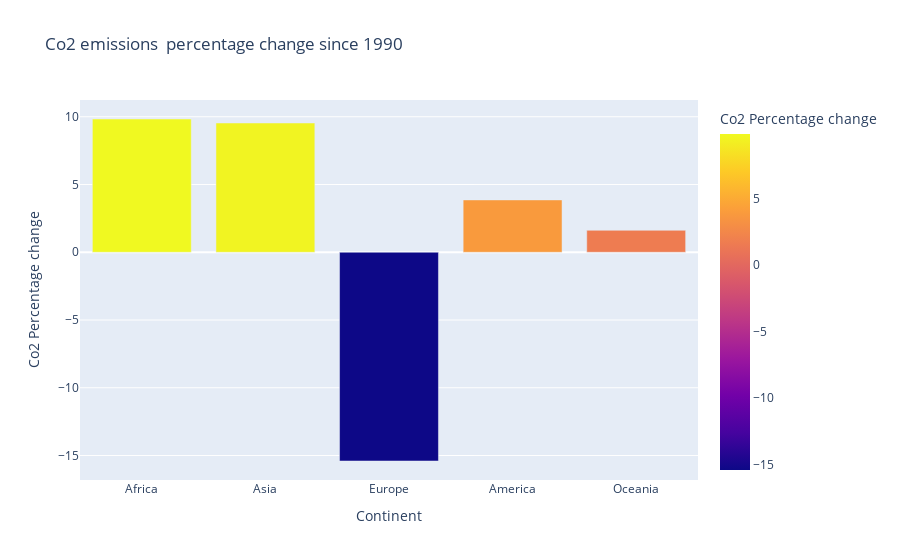

Source (notebook cell):
### Code cell
px.bar(Percentage_change,x='Continent',y='Co2 Percentage change',title='Co2 emissions  percentage change since 1990 ',color='Co2 Percentage change')

### Figure 1 — Plotly figure (JSON) as saved in the notebook; plotly's stock layout.template omitted (floating-point values rounded to 4 significant figures)
{"data": [{"alignmentgroup": "True", "hovertemplate": "Continent=%{x}<br>Co2 Percentage change=%{marker.color}<extra></extra>", "legendgroup": "", "marker": {"color": [9.836, 9.542, -15.4, 3.865, 1.623], "coloraxis": "coloraxis", "pattern": {"shape": ""}}, "name": "", "offsetgroup": "", "orientation": "v", "showlegend": false, "textposition": "auto", "type": "bar", "x": ["Africa", "Asia", "Europe", "America", "Oceania"], "xaxis": "x", "y": [9.836, 9.542, -15.4, 3.865, 1.623], "yaxis": "y"}], "layout": {"barmode": "relative", "coloraxis": {"colorbar": {"title": {"text": "Co2 Percentage change"}}, "colorscale": [[0, "#0d0887"], [0.1111, "#46039f"], [0.2222, "#7201a8"], [0.3333, "#9c179e"], [0.4444, "#bd3786"], [0.5556, "#d8576b"], [0.6667, "#ed7953"], [0.7778, "#fb9f3a"], [0.8889, "#fdca26"], [1, "#f0f921"]]}, "legend": {"tracegroupgap": 0}, "title": {"text": "Co2 emissions  percentage change since 1990 "}, "xaxis": {"anchor": "y", "domain": [0, 1], "title": {"text": "Continent"}}, "yaxis": {"anchor": "x", "domain": [0, 1], "title": {"text": "Co2 Percentage change"}}}}
